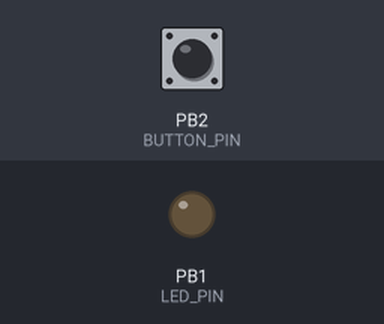
Simulated run of this sketch. Board: ATtiny85, built with avr-gcc and run on an emulated ATtiny85. On the bench: output pins drawn as LEDs (lit = HIGH). Inputs (shaded band) come from the test bench; at power-on: PB2 (BUTTON_PIN) HIGH.

Above: at 1.2 s.
1.3 s: PB2 (BUTTON_PIN) pulled LOW for 0.15 s
At 2.3 s:
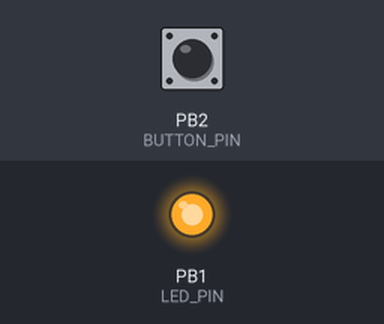
2.9 s: PB2 (BUTTON_PIN) pulled LOW for 1 s
At 3.6 s:
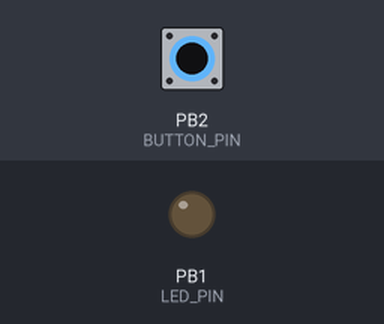
5.4 s: PB2 (BUTTON_PIN) pulled LOW for 3.2 s
At 6.7 s:
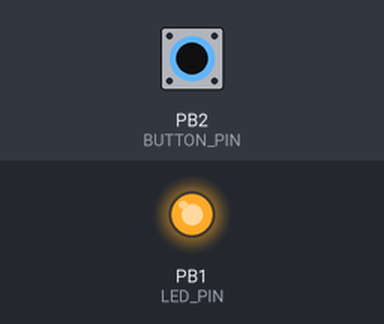
Timing chart, 0 to 8.4 s (numbered marks = the images above; inputs shaded):
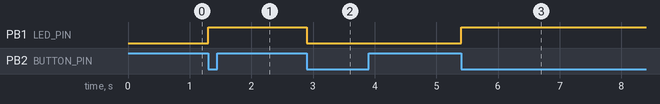

The sketch:

pinchange_interrupt_test.ino
```cpp
// Pin Change Interrupt Test Program
// BUTTON_PIN must be pulled up and connected to GND via a tact sw.
//
// The built-in LED is toggled when the tact sw is pushed.

#include <avr/interrupt.h>

#define BUTTON_PIN  2
#define MY_PCINT    PCINT2  // Should be the same to the BUTTON_PIN
#define LED_PIN     1

volatile int sw_prev = HIGH;
volatile int sw_current;

void setup() {
  // put your setup code here, to run once:
  GIMSK |= (1<<PCIE);     // Pin change interrput is enabled
  PCMSK |= (1<<MY_PCINT); // Pin change interrupt of the button pin is enabled

  pinMode(BUTTON_PIN, INPUT);
  pinMode(LED_PIN, OUTPUT);
}

void loop() {
  // put your main code here, to run repeatedly:

}

ISR(PCINT0_vect) {
  sw_current = digitalRead(BUTTON_PIN);
  if ((sw_prev == HIGH) and (sw_current == LOW)) {
    digitalWrite(LED_PIN,!digitalRead(LED_PIN));
  }

  sw_prev = sw_current;
}
```

Measured:
- after the input at 1.3 s, PB1 (LED_PIN): LOW → HIGH at once
- after the input at 2.9 s, PB1 (LED_PIN): HIGH → LOW at once
- after the input at 5.4 s, PB1 (LED_PIN): LOW → HIGH at once
